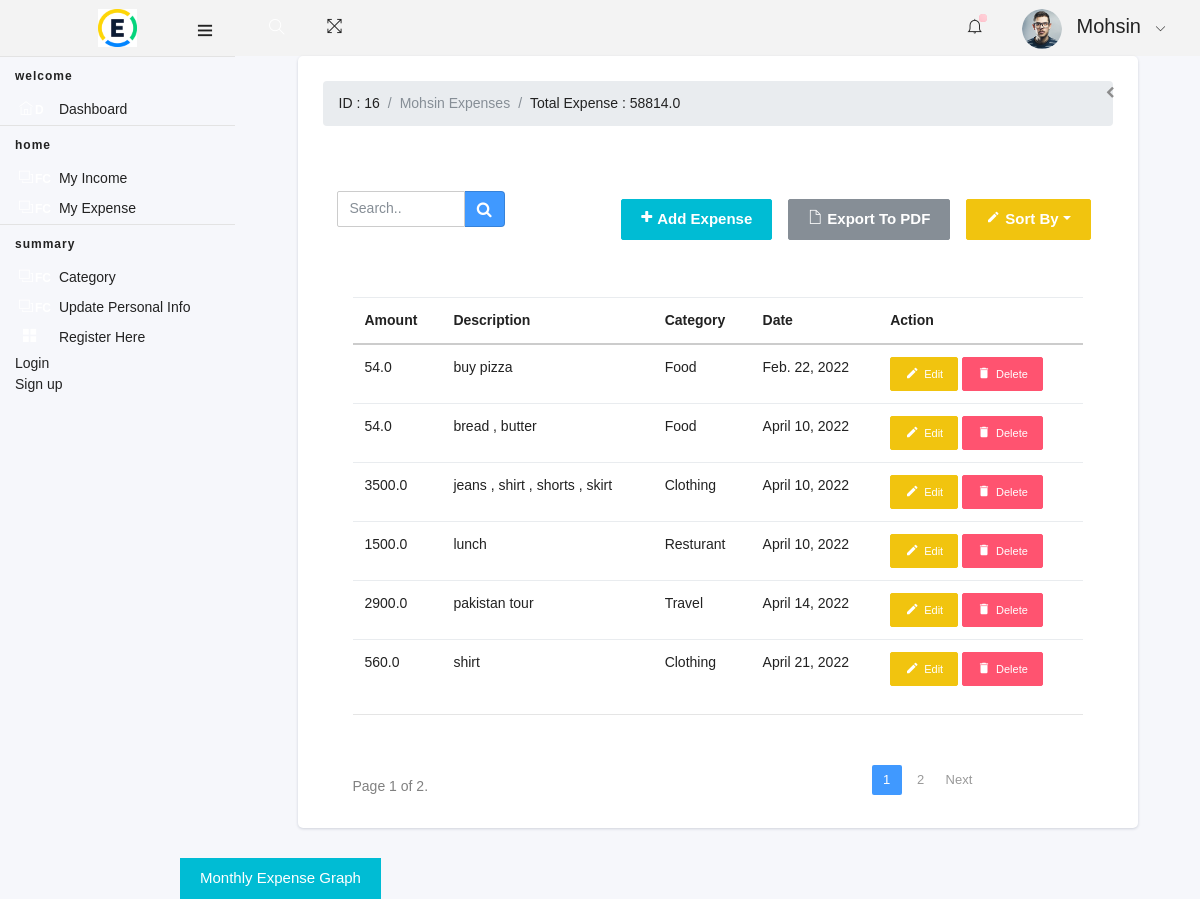
The page /list_expense (signed in) on the database its author committed.
### expensesystem/models.py (models this page shows, shortened)
class Profile(models.Model):
    user= models.OneToOneField(User, on_delete=models.CASCADE ,null=True)
    bio = models.TextField(max_length=500, blank=True , null=True )
    phone_number = models.CharField(max_length=12, blank=True , null=True)
    birth_date = models.DateField(null=True, blank=True)
    profile_image=models.ImageField (default="Group-user.jpg" , null=True , blank=True)

class Expense(models.Model):
    owner = models.ForeignKey(to=User, on_delete=models.CASCADE, null=True)
    amount = models.FloatField(null=True , max_length=42)
    category = models.CharField(null=True , max_length=255 )
    description =models.TextField(null=True ,max_length=255)
    date= models.DateField(null=True , blank=True)
    created_on = models.DateTimeField(auto_now_add=True)
    class Meta:
      db_table = "Expense"
      ordering : ("-date")

### expensesystem/views.py (the view)
# urls.py: path('list_expense',views.list_expense, name="list_expense") ,
@login_required(login_url='/loginpage')
def list_expense(request):
    if 'query' in request.GET:
        search = request.GET['query']
        multipleQuery = Q(Q(amount__icontains=search) | Q(category__icontains=search) | Q(
            description__icontains=search) | Q(date__icontains=search))
        allexpense = Expense.objects.filter(
            multipleQuery, owner=request.user).order_by('date')
    else:
        allexpense = Expense.objects.filter(
            owner=request.user).order_by('date')
    paginator = Paginator(allexpense, 6)
    page_number = request.GET.get('page', 1)
    page_obj = paginator.get_page(page_number)
    categories = Category.objects.all()
    total_exp = 0
    for exp in allexpense:
        total_exp += exp.amount
    return render(request, 'expenses/list_expense.html', {'page_obj': page_obj, 'expense': page_obj, 'category': categories, 'total': total_exp, 'paginator': paginator, 'page_number': int(page_number)})

### expensesystem/models.py (called while the page is built)
    def __str__(self):
        return self.name

### templates/expenses/list_expense.html (shortened to what this page needs)
{% extends "base.html" %} {% load static %} {% block title %} Expense Manager {% endblock title %} {% block content %}
<link rel="stylesheet" href="{% static 'assets/css/stylesheet.css' %}">
<center>
    <div class="card" style="width:70% ">
        <div class="card-header ">
            <nav aria-label="breadcrumb">
                <ol class="breadcrumb">
                    <li class="breadcrumb-item">ID : {{user.id}}</li>
                    <li class="breadcrumb-item active text-capitalize  text-center">{{user.username}} Expenses </li>
                    <li class="breadcrumb-item">Total Expense : {{total}}</li>
                </ol>
            </nav>
            <div class="card-header-right ">
                <ul class="list-unstyled card-option ">
                    <li><i class="fa fa-chevron-left "></i></li>
                </ul>
            </div>
        </div>
        <div class="table-title">
            <div class="row m-4" style="justify-content: space-between" ;>
                <div class="col-sm-3">
                    <div class="search-container">
                        <form action="/list_expense" method="get" class="input-group">
                            <input name="query" type="text" class="form-control" placeholder="Search.." name="search">
                            <button type="submit" class="input-group-addon"><i class="fa fa-search"></i></button>
                        </form>
                    </div>
                </div>
                <span>
                    <div class="col-sm-12 mb-4">
                        <button class="btn btn-warning dropdown-toggle header-action-btn" data-bs-toggle="dropdown"><i
                                class="material-icons ">&#xE254;</i>Sort By</button>
                        <a href="{% url 'export_pdf' %}" target="blank"><button class="btn btn-secondary"><i
                                    class="ti-file"></i>
                                <span>Export to PDF</span></button></a>
                        <button type="button" class="btn btn-info" data-bs-toggle="modal" data-bs-target="#exampleModal"
                            data-bs-whatever="@mdo"><i class="fa fa-plus"></i>
                            <span>Add Expense</span></button>
                    </div>
                </span>
            </div>
        </div>
        <div class="card-block table-border-style " style="margin-left :30px ; margin-right: 30px;">
            <div class="table-responsive ">
                <table class="table table-hover ">
                    <thead>
                        <tr>
                            <th>Amount</th>
                            <th>Description</th>
                            <th>Category</th>
                            <th>Date</th>
                            <th>Action</th>
                        </tr>
                    </thead>
                    <tbody>
                        {% for exp in expense %}
                        <tr>
                            <td>{{exp.amount}}</td>
                            <td>{{exp.description}}</td>
                            <td>{{exp.category}}</td>
                            <td>{{exp.date}}</td>
                            <td>
                                <button class="btn btn-warning btn-sm" data-bs-toggle="modal" id="edit"
                                    data-bs-target="#editModal{{exp.id }}" data-bs-whatever="@mdo"><i
                                        class="material-icons ">&#xE254;</i>Edit</button>
                                <button class="btn btn-danger btn-sm" data-bs-toggle="modal" id="delete"
                                    data-bs-target="#deleteModal{{exp.id}}" data-bs-whatever="@mdo"><i
                                        class="material-icons">&#xE872;</i>Delete </button>
                            </td>
                        </tr>
                        {% endfor %}
                    </tbody>
                </table>
                <hr>
                <br>
                {% include 'pagination.html' %}
            </div>
        </div>
</center>
<div style="margin-left: 15%;">
    <a class="btn btn-info btn-square" href="/monthly_expense">Monthly Expense Graph</a>
</div>
{% endblock content %}

### templates/base.html (shortened to what this page needs)
<!DOCTYPE html>
<html lang="en">
{% load static %}
<head>
    <link rel="stylesheet" type="text/css" href="{% static 'assets/css/bootstrap/css/bootstrap.min.css' %}">
    <link rel="stylesheet" type="text/css" href="{% static 'assets/icon/themify-icons/themify-icons.css' %}">
    <link rel="stylesheet" type="text/css" href="{% static 'assets/icon/icofont/css/icofont.css' %}">
    <link rel="stylesheet" type="text/css" href="{% static 'assets/css/style.css' %}">
    <link rel="stylesheet" type="text/css" href="{% static 'assets/css/jquery.mCustomScrollbar.css' %}">
    <link rel="stylesheet" href="https://cdnjs.cloudflare.com/ajax/libs/font-awesome/4.7.0/css/font-awesome.min.css">
</head>
{% block body%}
<body>
    <div id="pcoded" class="pcoded">
        <div class="pcoded-container navbar-wrapper">
            <nav class="navbar header-navbar pcoded-header">
                <div class="navbar-wrapper">
                    <div class="navbar-logo">
                        <a class="mobile-menu" id="mobile-collapse" href="#!">
                            <i class="ti-menu"></i>
                        </a>
                        <a href="/dashboard">
                            <img class="img-fluid " style="width: 18%;"  src="{% static 'assets/images/log.png' %}" alt="Theme-Logo" />
                        </a>
                    </div>
                    <div class="navbar-container container-fluid">
                        <ul class="nav-left">
                            <li class="header-search">
                                <div class="main-search morphsearch-search">
                                    <div class="input-group">
                                        <input type="text" class="form-control">
                                        <span class="input-group-addon search-btn"><i class="ti-search"></i></span>
                                    </div>
                                </div>
                            </li>
                            <li>
                                <a href="#!" onclick="javascript:toggleFullScreen()">
                                    <i class="ti-fullscreen"></i>
                                </a>
                            </li>
                        </ul>
                        <ul class="nav-right">
                            <li class="header-notification">
                                <a href="#!">
                                    <i class="ti-bell"></i>
                                    <span class="badge bg-c-pink"></span>
                                </a>
                            </li>
                            <li class="user-profile header-notification">
                                <a href="#!">
                                    <img src="{{request.user.profile.profile_image.url}}" class="img-radius" alt="avatar-2.jpg">
                                    <span class="text-capitalize h5">{{request.user}}</span>
                                    <i class="ti-angle-down"></i>
                                </a>
                            </li>
                        </ul>
                    </div>
                </div>
            </nav>
            <div class="pcoded-main-container">
                <div class="pcoded-wrapper">
                    <nav class="pcoded-navbar">
                        <div class="pcoded-inner-navbar main-menu">
                            <div class="pcoded-navigatio-lavel" data-i18n="nav.category.navigation">Welcome</div>
                            <ul class="pcoded-item pcoded-left-item">
                                <li >
                                    <a href="/dashboard">
                                        <span class="pcoded-micon"><i class="ti-home"></i><b>D</b></span>
                                        <span class="pcoded-mtext" data-i18n="nav.dash.main">Dashboard</span>
                                    </a>
                                </li>
                            </ul>
                            <div class="pcoded-navigatio-lavel" data-i18n="nav.category.forms">Home</div>
                            <ul class="pcoded-item pcoded-left-item ">
                                <li>
                                    <a href="/list_income">
                                        <span class="pcoded-micon"><i class="ti-layers"></i><b>FC</b></span>
                                        <span class="pcoded-mtext" data-i18n="nav.form-components.main">My Income</span>
                                    </a>
                                </li>
                                <li>
                                    <a href="/list_expense">
                                        <span class="pcoded-micon"><i class="ti-layers"></i><b>FC</b></span>
                                        <span class="pcoded-mtext" data-i18n="nav.form-components.main">My Expense</span>
                                    </a>
                                </li>
                            </ul>
                            <div class="pcoded-navigatio-lavel" data-i18n="nav.category.forms">Summary</div>
                            <ul class="pcoded-item pcoded-left-item">
                                <li>
                                    <a href="/list_category">
                                        <span class="pcoded-micon"><i class="ti-layers"></i><b>FC</b></span>
                                        <span class="pcoded-mtext" data-i18n="nav.form-components.main">Category</span>
                                    </a>
                                </li>
                                <li>
                                    <a href="/account">
                                        <span class="pcoded-micon"><i class="ti-layers"></i><b>FC</b></span>
                                        <span class="pcoded-mtext" data-i18n="nav.form-components.main">Update Personal Info</span>
                                    </a>
                                </li>
                                <li class="pcoded-hasmenu ">
                                    <a href="javascript:void(0)">
                                        <span class="pcoded-micon"><i class="ti-layout-grid2-alt"></i></span>
                                        <span class="pcoded-mtext" data-i18n="nav.basic-components.main">Register Here</span>
                                    </a>
                                    <ul class="pcoded-submenu">
                                        <li class=" ">
                                            <a href="loginpage">
                                                <span class="pcoded-mtext" data-i18n="nav.basic-components.alert">Login</span>
                                            </a>
                                        </li>
                                        <li class=" ">
                                            <a href="registerpage">
                                                <span class="pcoded-mtext" data-i18n="nav.basic-components.breadcrumbs">Sign up</span>
                                            </a>
                                        </li>
                                    </ul>
                                </li>
                            </ul>
                    </nav>
                    {% endblock body%} {% block content%} {%endblock content%}
</body>
</html>

### templates/pagination.html (shortened to what this page needs)
 <div class="clearfix">
    <div class="current mt-4 " style="float: left; color: gray;">
        Page {{ page_obj.number }} of {{paginator.num_pages }}.
    </div>
    <ul class="pagination">
        {% for i in paginator.page_range %}
        <li class="page-item {% if i == page_number %} active {% endif %} "><a href="?page={{i}}"
                class="page-link">{{i}}</a></li>
        {% endfor %}
        {% if page_obj.has_next %}
        <li class="page-item"><a href="?page={{ page_obj.next_page_number }}">Next</a></li>
        {% endif %}
    </ul>
</div>

### static/assets/css/stylesheet.css (style rules this page uses)
.pagination { float: right; margin-right: 14%; margin-top: 13px; }
.pagination li a { border: none; font-size: 13px; min-width: 30px; min-height: 30px; color: #999; margin: 0 2px; line-height: 30px; border-radius: 2px !important; text-align: center; padding: 0 6px; }

### templates/expenses/list_expense.html (style rules this page uses)
.btn i { font-size: 14px; float: left; }
.row .btn { float: right; margin: 8px; font-weight: bold; }

### rows shown on the page
Expense: amount "54.0", description "buy pizza", category "Food", date "Feb. 22, 2022"
Expense: amount "54.0", description "bread , butter", category "Food", date "April 10, 2022"
Expense: amount "3500.0", description "jeans , shirt , shorts , skirt", category "Clothing", date "April 10, 2022"
Expense: amount "1500.0", description "lunch", category "Resturant", date "April 10, 2022"
Expense: amount "2900.0", description "pakistan tour", category "Travel", date "April 14, 2022"
Expense: amount "560.0", description "shirt", category "Clothing", date "April 21, 2022"

### other values the page prints
{{ request.user }} "Mohsin"
{{ user.id }} "16"
{{ user.username }} "Mohsin"
{{ total }} "58814.0"
{{ page_obj.number }} "1"
{{ paginator.num_pages }} "2"
{{ i }} "1" "2"
